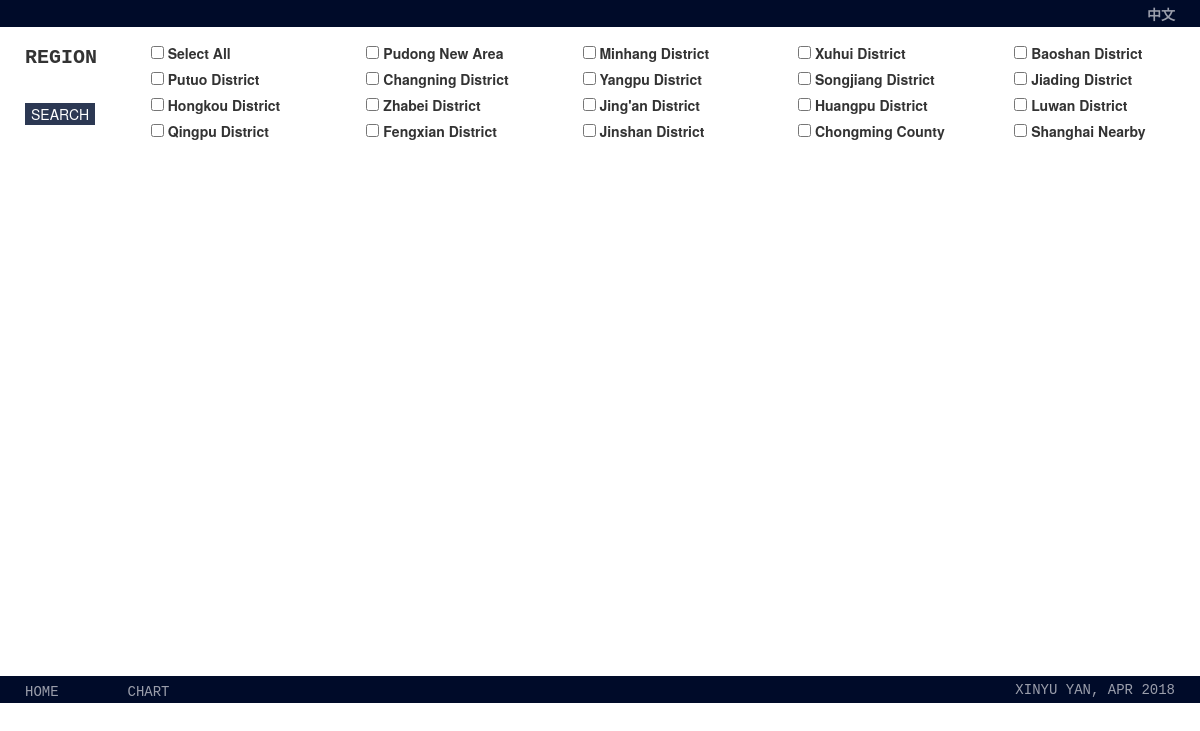
The app's page /search/ with its own data.
### tables this page shows
CREATE TABLE RegionsOld (
            Id INTEGER PRIMARY KEY,
            NameZh TEXT,
            NameEn TEXT,
            NewNameZh TEXT,
            NewNameEn TEXT,
            NewRegionId INT
    );

### app.py (the view)
@app.route('/search/')
def search():
    region_dict = get_old_region_dict(DB_NAME, lang='en')
    region_dict[0] = 'ALL'
    return render_template('search.html', region_dict=region_dict)

### model.py (called while the page is built)
def get_old_region_dict(db_name=DB_NAME, lang='en'):
    region_dict = {}
    db_dest = 'database/' + db_name
    conn = sqlite3.connect(db_dest)
    cur = conn.cursor()
    if lang == 'zh':
        select_col = 'NameZh'
    elif lang == 'en':
        select_col = 'NameEn'
    else:
        return None
    statement = '''
        SELECT Id, {}
        FROM RegionsOld
    ;'''.format(select_col)
    result = cur.execute(statement)
    result_lst = result.fetchall()
    for (region_id, region_name) in result_lst:
        region_dict[region_id] = region_name
    conn.close()
    return region_dict

### templates/search.html (shortened to what this page needs)
<!DOCTYPE html>
<html lang="en">
<head>
    <link rel="stylesheet" href="https://maxcdn.bootstrapcdn.com/bootstrap/3.3.7/css/bootstrap.min.css">
    <link rel="stylesheet" href="https://cdn.datatables.net/1.10.16/css/jquery.dataTables.min.css">
    <link rel="stylesheet" href="/static/css/search.css">
</head>
<body>
    <div class="row border">
        <div class="col-md-6 left-panel">
        </div>
        <div class="col-md-6 right-panel">
            <p><a href="/search/zh" class="right-panel text"><strong>中文</strong></a></p>
        </div>
    </div>
    <div class="row checkbox-area">
        <div class="col-md-1 left-panel">
            <p class="group-title"><strong>REGION</strong></p>
            <br/>
            <button class="button-search" onclick="search()">SEARCH</button>
        </div>
        <div class="col-md-11">
            <table>
                <tbody>
                <tr>
                {% for index in range(20) %}
                    <td class="header-td">
                        {% if index == 0 %}
                        <input type="checkbox" name="ALL" id="ALL"/>
                        <label>Select All</label>
                        {% else %}
                        <input type="checkbox" name="region" id="{{ index }}"/>
                        <label>{{ region_dict[index] }}</label>
                        {% endif %}
                    </td>
                {% if index in [4, 9, 14] %}
                </tr>
                <tr>
                {% endif %}
                {% endfor %}
                </tr>
                </tbody>
            </table>
        </div>
    </div>
    <div class="table">
    </div>
    <div class="row border">
        <div class="col-md-1 left-panel">
            <p class="option left-panel">
                <a href="/" class="option text">HOME</a>
            </p>
        </div>
        <div class="col-md-1 left-panel">
            <p class="option left-panel">
                <a href="/chart" class="option text">CHART</a>
            </p>
        </div>
        <div class="col-md-4 left-panel">
        </div>
        <div class="col-md-6 right-panel">
            <p class="right-panel text">XINYU YAN, APR 2018</p>
        </div>
    </div>
</body>
</html>

### static/css/search.css (style rules this page uses)
.left-panel { position: relative; top: 2px; padding-left: 20px; text-align: left; }
.right-panel { position: relative; top: 2px; padding-right: 20px; text-align: right; }
.table { height: 499px; }
.border { background-color: #000B29; height: 27px }
.text { color: #9A9EAB; font-family: "Lucida Console", Monaco, monospace; }
.header-td { width: 220px; padding-left: 30px; }
.group-title { font-size: 20px; font-family: "Lucida Console", Monaco, monospace; }
.button-search { background-color: #2C3853; color: #FFFFFF; border: 0 }
.checkbox-area { position: relative; top: 10px; height: 130px; padding-left: 20px }

### records on screen
RegionsOld: NameEn "Pudong New Area"
RegionsOld: NameEn "Minhang District"
RegionsOld: NameEn "Xuhui District"
RegionsOld: NameEn "Baoshan District"
RegionsOld: NameEn "Putuo District"
RegionsOld: NameEn "Changning District"
RegionsOld: NameEn "Yangpu District"
RegionsOld: NameEn "Songjiang District"
RegionsOld: NameEn "Jiading District"
RegionsOld: NameEn "Hongkou District"
RegionsOld: NameEn "Zhabei District"
RegionsOld: NameEn "Jing'an District"
RegionsOld: NameEn "Huangpu District"
RegionsOld: NameEn "Luwan District"
RegionsOld: NameEn "Qingpu District"
RegionsOld: NameEn "Fengxian District"
RegionsOld: NameEn "Jinshan District"
RegionsOld: NameEn "Chongming County"
RegionsOld: NameEn "Shanghai Nearby"
